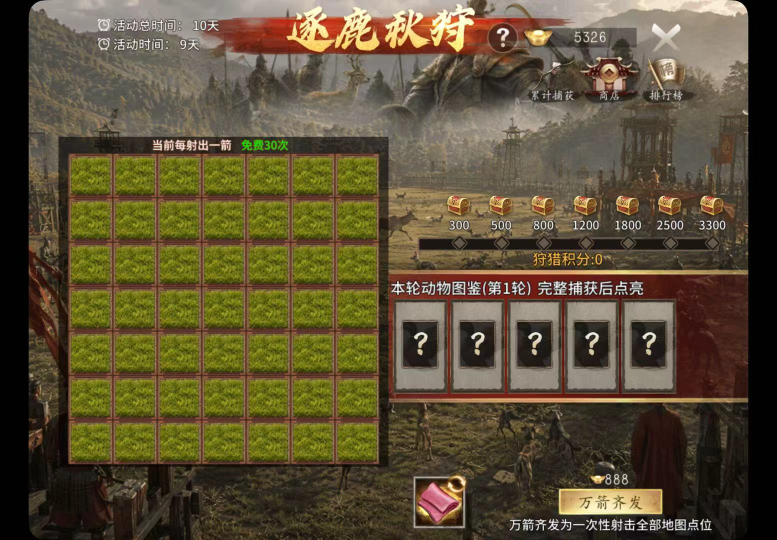
#> input picture shape_search/pic/img_1.jpg, 1554 x 1080 px, found by its file name (shown at 1/2 size)
$ python calibrate.py
#> lines starting #> are read from the running program, lines starting #| are printed output that depends on the picture; after the words box and inside, x2 and y2 are one past the last pixel; in counts of white or black regions, pixels touching at a corner belong together
# -*- coding: utf-8 -*-
import numpy as np
from PIL import Image
P = r"D:\my_AI_practice\shape_search\pic"
a = np.asarray(Image.open(f"{P}\\img_1.jpg").convert("RGB")).astype(int)
R, G, B = a[:, :, 0], a[:, :, 1], a[:, :, 2]
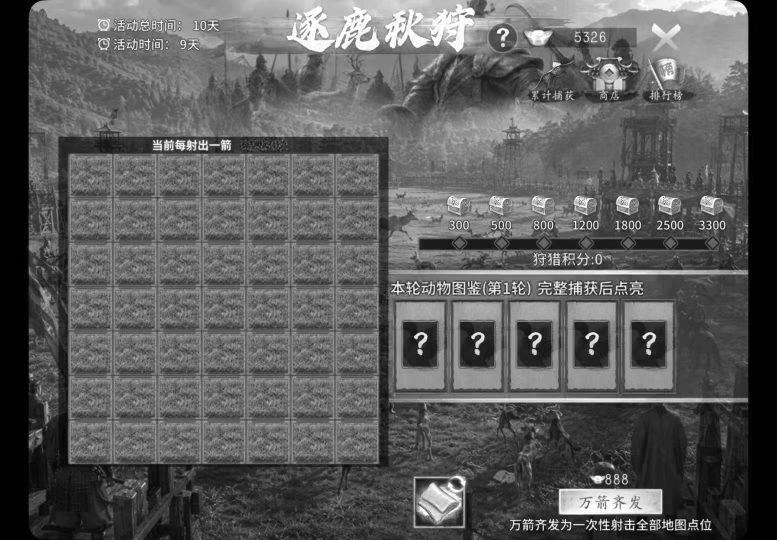
#> R: shape (1080, 1554) int64 (shown at 1/2 size); min 0, max 255, mean 92.6
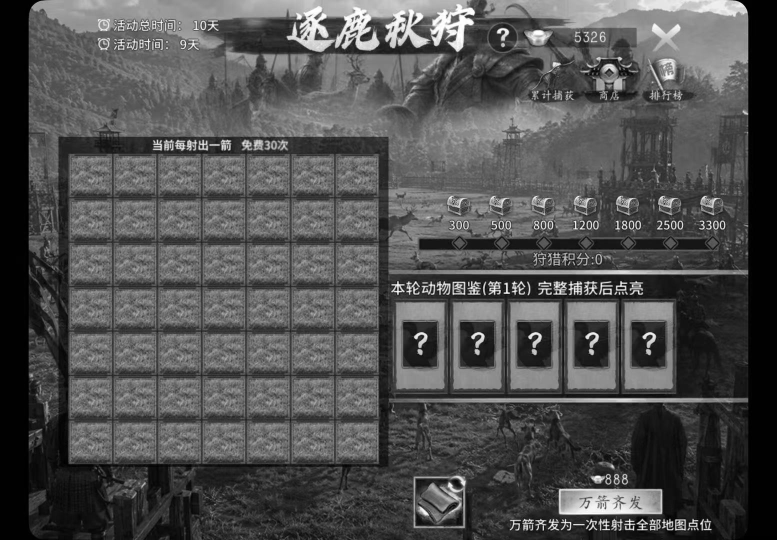
#> G: shape (1080, 1554) int64 (shown at 1/2 size); min 0, max 255, mean 80.7
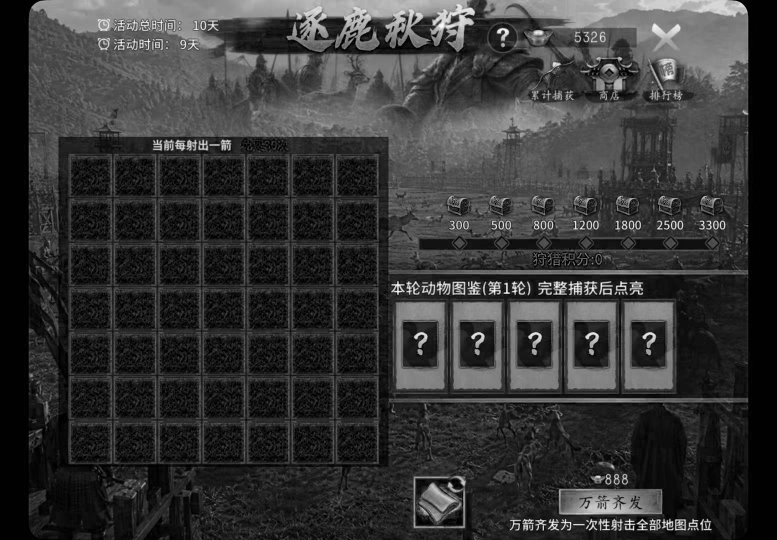
#> B: shape (1080, 1554) int64 (shown at 1/2 size); min 0, max 255, mean 53.7
green = (G > 90) & (B < 75) & (G > R - 30)
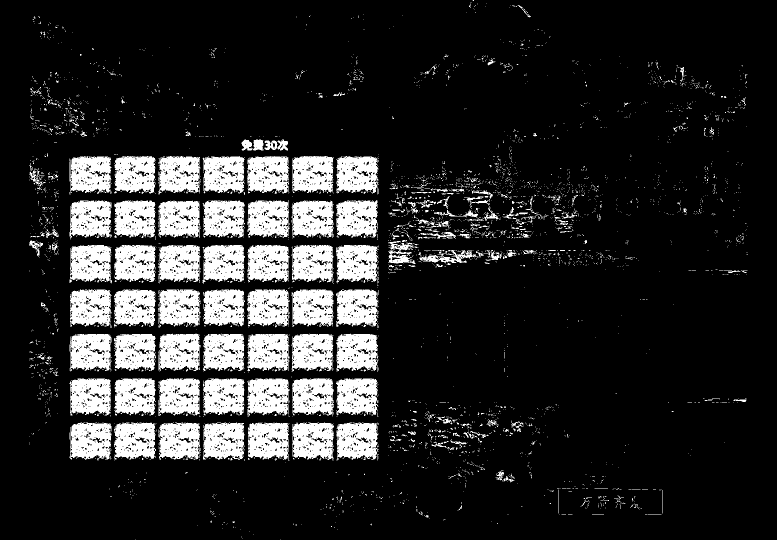
#> green: shape (1080, 1554) bool (shown at 1/2 size); 16.3% white; 3966 white regions (3728 under 20 px), largest, box (x1, y1, x2, y2) and area: (495, 668, 579, 742) 5126, (583, 667, 667, 743) 5124, (584, 845, 668, 921) 5105
beige = (R > 165) & (G > 155) & (B > 120) & (R - B > 10) & (np.abs(R - G) < 60)
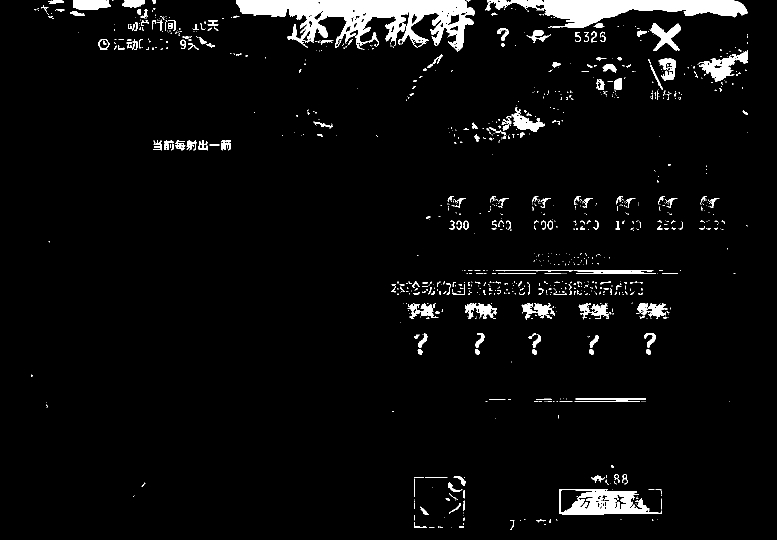
#> beige: shape (1080, 1554) bool (shown at 1/2 size); 4.4% white; 1076 white regions (858 under 20 px), largest, box (x1, y1, x2, y2) and area: (473, 0, 950, 103) 22921, (970, 0, 1495, 56) 13782, (1118, 978, 1324, 1029) 5600
ok = green | beige
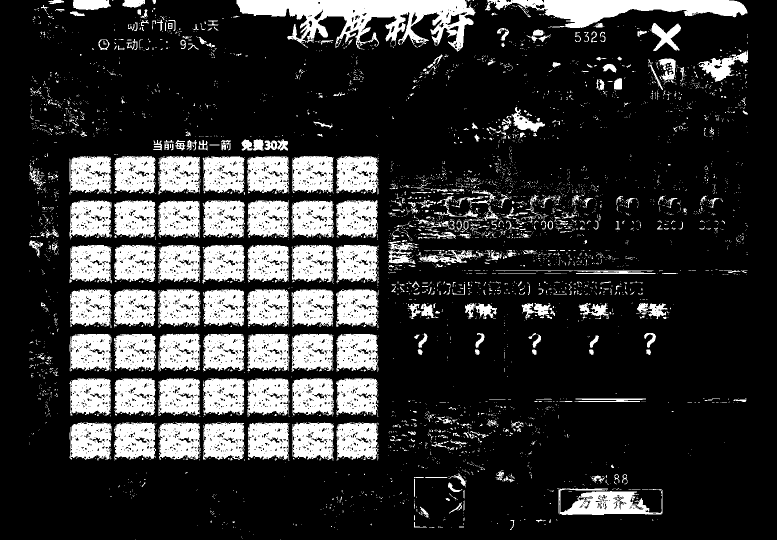
#> ok: shape (1080, 1554) bool (shown at 1/2 size); 20.7% white; 4729 white regions (4288 under 20 px), largest, box (x1, y1, x2, y2) and area: (473, 0, 951, 103) 22963, (970, 0, 1495, 56) 13782, (1114, 977, 1325, 1030) 6139
H, W = ok.shape
#> H = 1080; W = 1554

best = None
for x0 in range(126, 146):
    for cw in np.arange(86, 93, 0.5):
        xs = [x0 + (c + 0.5) * cw for c in range(7)]
        if xs[-1] > W - 10:
            continue
        for y0 in range(292, 324):
            for ch in np.arange(82, 94, 0.5):
                ys = [y0 + (r + 0.5) * ch for r in range(7)]
                if ys[-1] > H - 10:
                    continue
                cnt = 0; tot = 0
                for yy in ys:
                    iy = int(round(yy))
                    for xx in xs:
#> (the run stopped early here; a loop or call above may not have finished)
